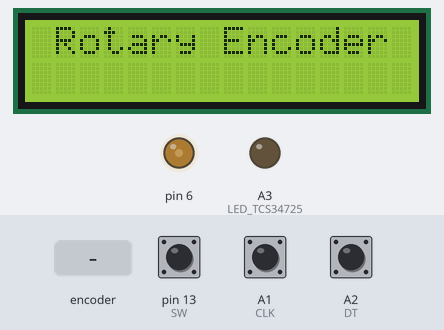
The sketch below on a simulated Arduino Uno, built with avr-gcc and run on an emulated ATmega328P. On the bench: 16×2 character LCD, output pins drawn as LEDs (lit = HIGH). The test bench sets the inputs (shaded band); at power-on: pin 13 (SW) HIGH, A1 (CLK) HIGH, A2 (DT) HIGH. What the sketch prints to the serial monitor is not drawn.

Above: at 4.2 s.
4.3 s: rotary encoder on A1 (CLK) / A2 (DT) turned 3 steps (first pin leading)
At 5.9 s:
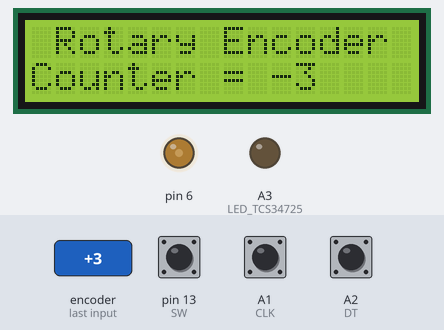
6.4 s: pin 13 (SW) pulled LOW for 0.15 s
At 7.6 s:
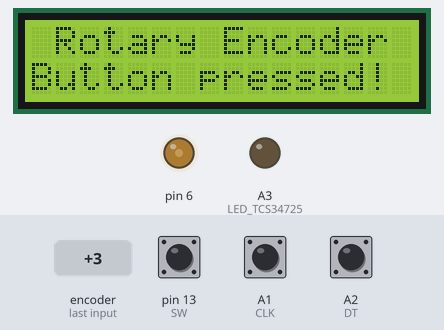
8.0 s: rotary encoder on A1 (CLK) / A2 (DT) turned 1 step (first pin leading)
At 8.4 s:
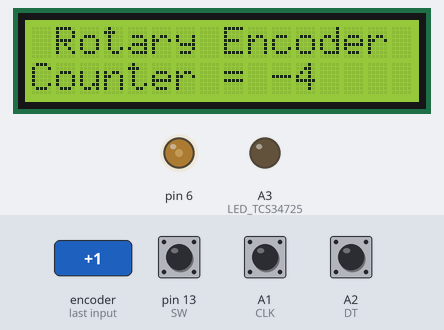
9.7 s: pin 13 (SW) pulled LOW for 1 s
At 10.2 s:
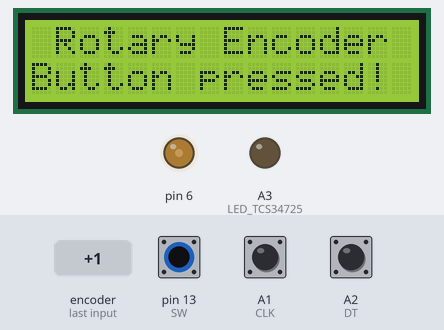
Timing chart, 0 to 12.7 s (numbered marks = the images above; inputs shaded):
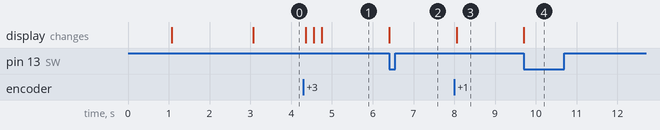

Measured:
- after the input at 4.3 s, the display: first changes after 0.05 s (image 1 shows a later state)
- after the input at 6.4 s, the display: changes at once (image 2)
- after the input at 8.0 s, the display: changes after 0.05 s (image 3)
- after the input at 9.7 s, the display: changes at once (image 4)

The sketch:

LEGO_DNA_Sequencer_LCD_And_Rotary_Encoder.ino
```cpp
/**************************************************************************
  LEGO DNA Sequencer
  LCD and Button Unit Test

  Original Code:  2022-12-24

  Tom Rolander, MSEE
  Mentor for Circuit Design, Software, 3D Printing
  Miller Library, Fabrication Lab
  Hopkins Marine Station, Stanford University,
  120 Ocean View Blvd, Pacific Grove, CA 93950
  +1 831.915.9526 | rolander@stanford.edu

 **************************************************************************/

#define PROGRAM "LEGO DNA Sequencer - LCD and Rotary Encoder Unit Test"
#define VERSION "Ver 0.1 2023-04-19"

#define DEBUG_OUTPUT 1

#define LED_TCS34725  A3

#include <LiquidCrystal.h>
int Contrast = 75;
LiquidCrystal lcd(8, 7, 5, 4, 3, 2);

// Rotary Encoder Inputs
#define CLK A1
#define DT A2
#define SW 13

int counter = 0;
int currentStateCLK;
int lastStateCLK;
String currentDir ="";
unsigned long lastButtonPress = 0;

void setup()
{
  Serial.begin(115200);
  delay(1000);
  Serial.println();
  Serial.println(PROGRAM);
  Serial.println(VERSION);

  // Set encoder pins as inputs
  pinMode(CLK,INPUT);
  pinMode(DT,INPUT);
  pinMode(SW, INPUT_PULLUP);

  // Read the initial state of CLK
  lastStateCLK = digitalRead(CLK);

  //pinMode(13, INPUT_PULLUP);

  analogWrite(6, Contrast);
  lcd.begin(16, 2);

  pinMode (LED_TCS34725, OUTPUT);
  digitalWrite (LED_TCS34725, LOW);

  lcd.setCursor(0, 0);
//lcd.print("          1     ");
//lcd.print("0123456789012345");
  lcd.print("LCD Unit Testing");

  lcd.setCursor(0, 1);
  lcd.print(" Rotary Encoder ");

  delay(2000);

  lcd.setCursor(0, 0);
  lcd.print(" Rotary Encoder ");
  lcd.setCursor(0, 1);
  lcd.print("                ");
}
void loop()
{
  // Read the current state of CLK
  currentStateCLK = digitalRead(CLK);

  // If last and current state of CLK are different, then pulse occurred
  // React to only 1 state change to avoid double count
  if (currentStateCLK != lastStateCLK  && currentStateCLK == 1){

    // If the DT state is different than the CLK state then
    // the encoder is rotating CCW so decrement
    if (digitalRead(DT) != currentStateCLK) {
      counter --;
      currentDir ="CCW";
    } else {
      // Encoder is rotating CW so increment
      counter ++;
      currentDir ="CW";
    }

    Serial.print("Direction: ");
    Serial.print(currentDir);
    Serial.print(" | Counter: ");
    Serial.println(counter);

    lcd.setCursor(0, 1);
    lcd.print("                ");
    lcd.setCursor(0, 1);
    lcd.print("Counter = ");
    lcd.print(counter);
  }

  // Remember last CLK state
  lastStateCLK = currentStateCLK;

  // Read the button state
  int btnState = digitalRead(SW);

  //If we detect LOW signal, button is pressed
  if (btnState == LOW) {
    //if 50ms have passed since last LOW pulse, it means that the
    //button has been pressed, released and pressed again
    if (millis() - lastButtonPress > 50) {
      Serial.println("Button pressed!");
      lcd.setCursor(0, 1);
      lcd.print("Button pressed! ");
    }

    // Remember last button press event
    lastButtonPress = millis();
  }

  // Put in a slight delay to help debounce the reading
  delay(1);
}
```
